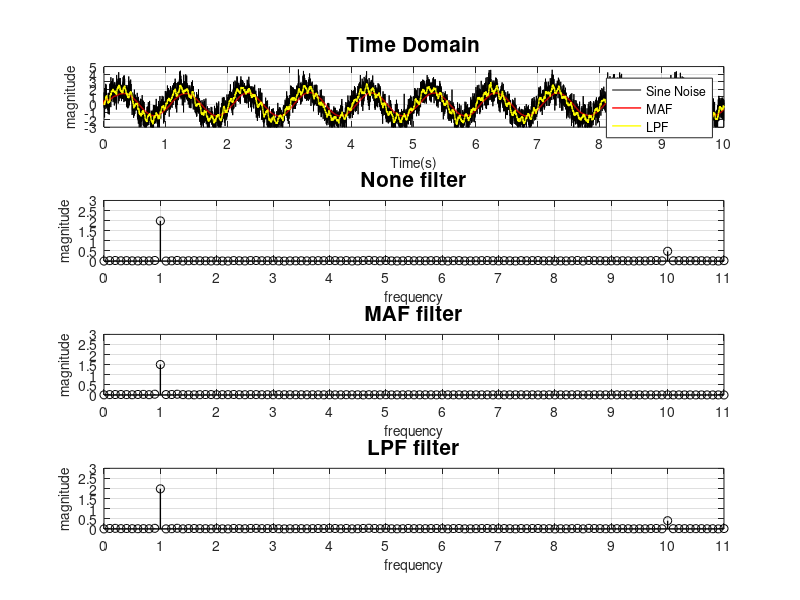

Write the MATLAB code that produced this figure.
clc, clear
close all
%%
% Set simulation time
    end_time = 10;
    delta_t = 0.001; 
% Set sine_wave
    sin_mag = 2;
    sin_freq = 1;

    sin_mag2 = 0.5;
    sin_freq2 = 10;
% Set parameter
    T = delta_t;
    L = 10000;
    T_vector = (0:L-1)*T;
%% simulation
sin_y = sin_mag * sin(sin_freq*(2*pi*T_vector))...
    + sin_mag2 * sin(sin_freq2*(2*pi*T_vector))...
    + 0.8*randn(size(T_vector));
%% Moving average filter cal
m = 300;                                        % define average size
n = m;                                          % parameter for loop
filter_res = zeros(1,L);                        % define array of zero

sum_table = zeros(1,m);
for n = 1:m
    if n == 1
        sum_table(n) = sin_y(n);
    else
        sum_table(n) = sum_table(n-1) + sin_y(n);
    end
end

table_average = zeros(1,m);

for n = 1:m
    table_average(n) = sum_table(n)/n;
end
filter_res(1:m) = table_average(1:m);           % initialize start point

for t = (m+1)*delta_t : delta_t : end_time      % calc MAF
    idx = n;
    alpha = 1 / m;
    filter_res(idx+1) = (1-alpha)*filter_res(idx) ...
        + alpha*sin_y(idx+1) ...
        - alpha*sin_y(idx-m+1);
    n = n+1;
end
%% RC Low-pass filter cal
RC = 0.01;                               % time_constant set
lpf_res = zeros(1,L);                   % define array of zero
lpf_res(1) = sin_y(1);                  % start setting
alpha2 = RC/(delta_t+RC);               % recursive value set
n = 1;                                  % parameter for loop
for t = delta_t : delta_t : end_time - delta_t 
    lpf_res(n+1) = (1-alpha2)*sin_y(n) ...
        + alpha2*lpf_res(n); 
    n = n+1;
end
%%
Fs = 1/delta_t;
fft_f = Fs*(0:(L/2))/L; % freqency range

%calc FFT
fft_y_temp = abs(fft(sin_y)/L);
fft_y = fft_y_temp(1:L/2+1);
fft_y(2:end-1) = 2*fft_y(2:end-1);

fft_MAF_temp = abs(fft(filter_res)/L);
fft_MAF = fft_MAF_temp(1:L/2+1);
fft_MAF(2:end-1) = 2*fft_MAF(2:end-1);

fft_lpf_temp = abs(fft(lpf_res)/L);
fft_lpf = fft_lpf_temp(1:L/2+1);
fft_lpf(2:end-1) = 2*fft_lpf(2:end-1);
%% Draw Graph
% Time_Domain
figure('Units','pixels','Position', [100 100 800 600], 'Color', [1,1,1]);
subplot(4,1,1)
    Xmin = 0.0; XTick = 1.0; Xmax = end_time;
    Ymin = -3.0; YTick = 1.0; Ymax = 5.0;

    plot(T_vector, sin_y, '-k', 'LineWidth', 0.5)
    hold on
    plot(T_vector,filter_res, '-r', 'LineWidth', 1)
    hold on
    plot(T_vector,lpf_res, '-y', 'LineWidth', 1)

    grid on;
    axis([Xmin Xmax Ymin Ymax])
    set(gca, 'XTick', [Xmin:XTick:Xmax]);
    set(gca, 'YTick', [Ymin:YTick:Ymax]);
    legend('Sine Noise', 'MAF', 'LPF');

    xlabel('Time(s)', 'FontSize', 10);
    ylabel('magnitude', 'FontSize', 10);
    title('Time Domain', 'FontSize', 15);

subplot(4,1,2)

    Xmin = 0.0; Xmax = 11;
    Ymin = 0.0; Ymax = 3.0;

    stem(fft_f, fft_y, '-k', 'LineWidth', 1)

    grid on;
    axis([Xmin Xmax Ymin Ymax])
    set(gca, 'XTick', [0:1.0:11.0]);
    set(gca, 'YTick', [0.0:0.5:3.0]);

    xlabel('frequency', 'FontSize', 10);
    ylabel('magnitude', 'FontSize', 10);
    title('None filter', 'FontSize', 15);

subplot(4,1,3)

    Xmin = 0.0; Xmax = 11;
    Ymin = 0.0; Ymax = 3.0;

    stem(fft_f, fft_MAF, '-k', 'LineWidth', 1)

    grid on;
    axis([Xmin Xmax Ymin Ymax])
    set(gca, 'XTick', [0:1.0:11.0]);
    set(gca, 'YTick', [0.0:0.5:3.0]);

    xlabel('frequency', 'FontSize', 10);
    ylabel('magnitude', 'FontSize', 10);
    title('MAF filter', 'FontSize', 15);

subplot(4,1,4)

    Xmin = 0.0; Xmax = 11;
    Ymin = 0.0; Ymax = 3.0;

    stem(fft_f, fft_lpf, '-k', 'LineWidth', 1)

    grid on;
    axis([Xmin Xmax Ymin Ymax])
    set(gca, 'XTick', [0:1.0:11.0]);
    set(gca, 'YTick', [0.0:0.5:3.0]);

    xlabel('frequency', 'FontSize', 10);
    ylabel('magnitude', 'FontSize', 10);
    title('LPF filter', 'FontSize', 15);
%%
function output = filt_made(coeff, chk, value)
    if chk == 1
        alpha = size(coeff);
        for t = alpha:5000
            for ord = 0:alpha
                output(t) = value(ord)*coeff(ord);
            end
            output(t) = output(t) / alpha;
        end
    end
end


% take a look at how to take this change
